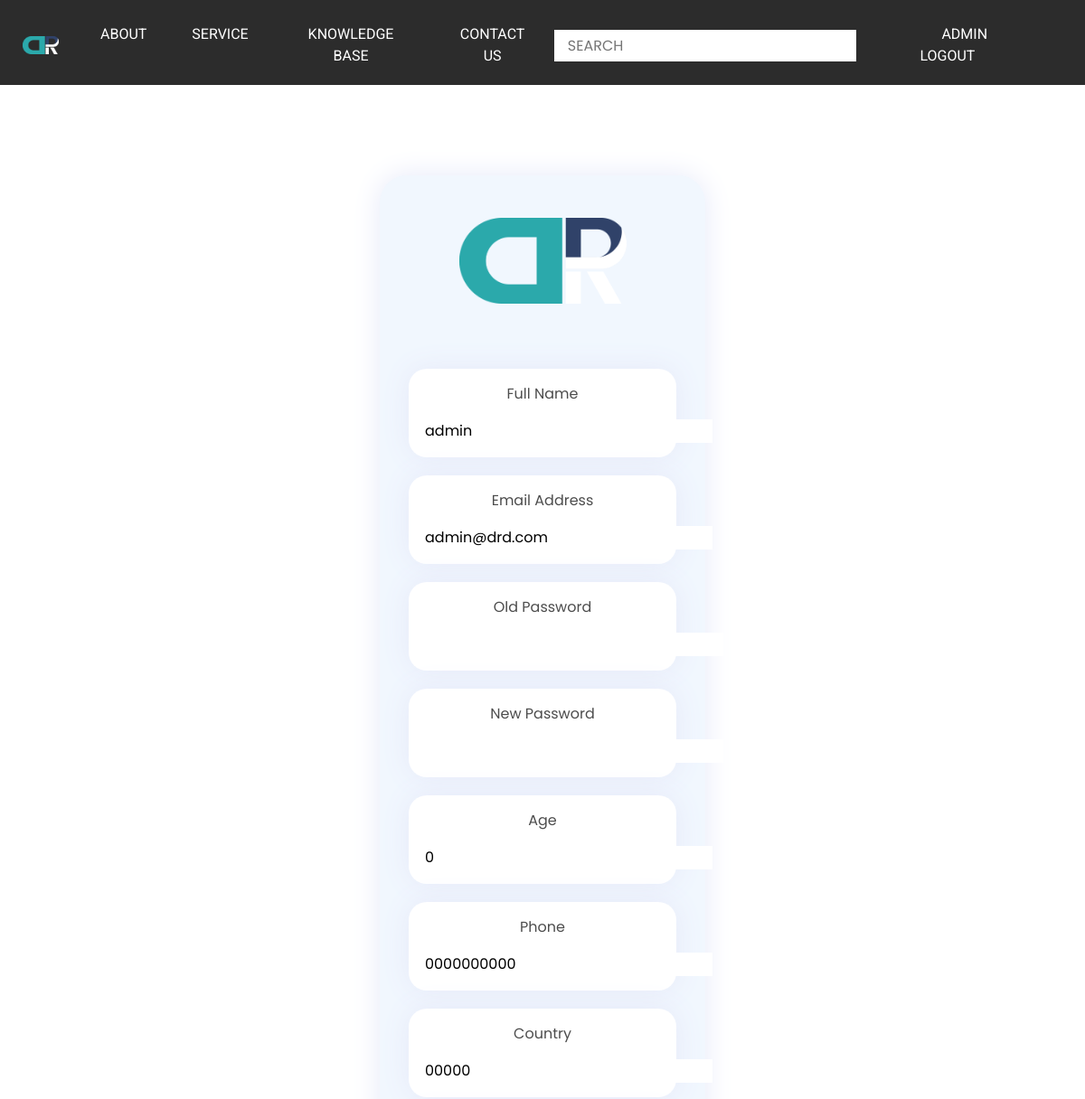
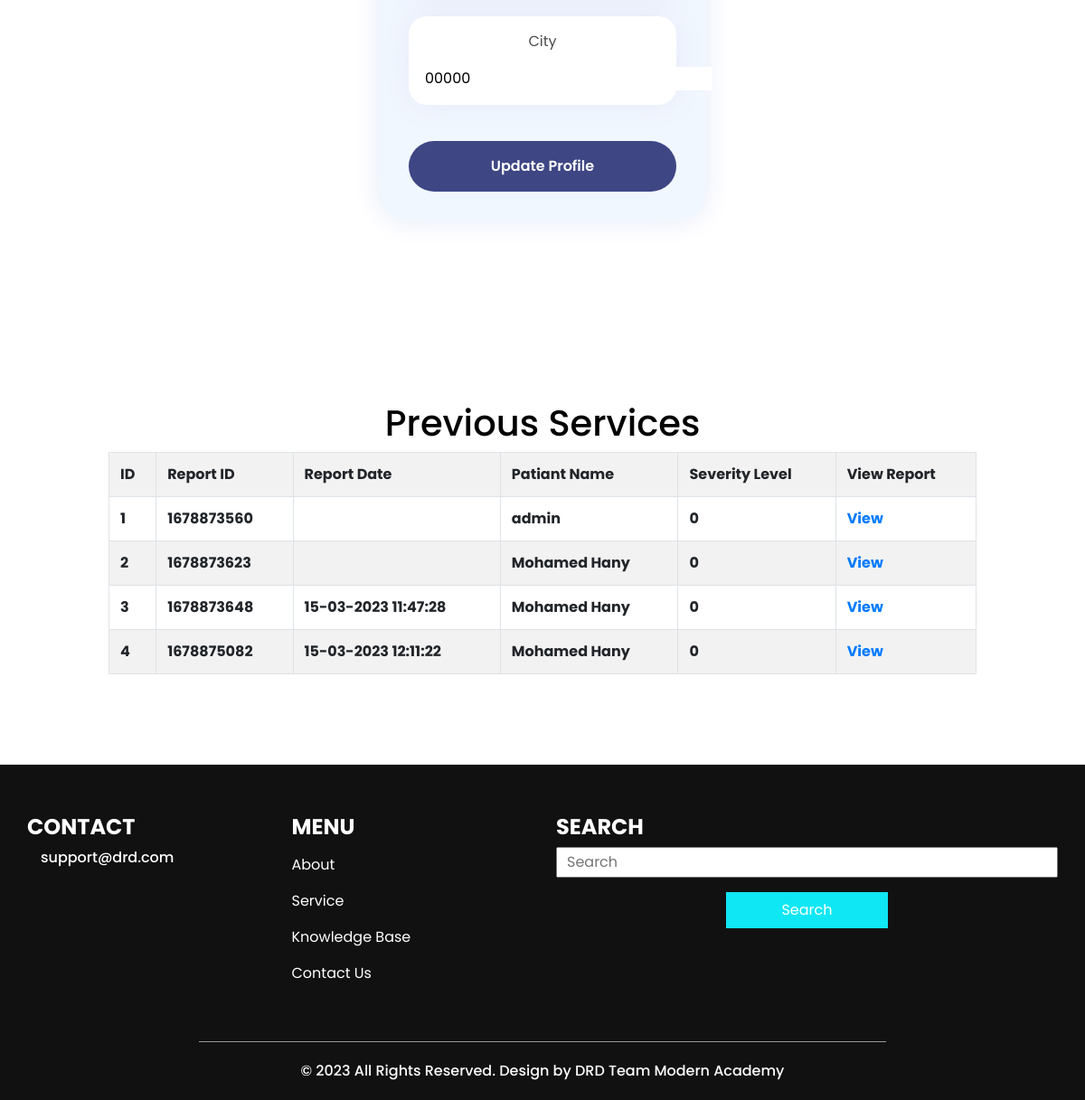
The app's page /profile.php (signed in) with its own data (2 pictures, top to bottom).
### tables this page shows
CREATE TABLE `users` (
  `id` int(11) NOT NULL,
  `name` varchar(500) NOT NULL,
  `email` varchar(256) NOT NULL,
  `password` varchar(100) NOT NULL,
  `age` int(11) NOT NULL,
  `phone` varchar(20) NOT NULL,
  `country` varchar(50) NOT NULL,
  `city` varchar(100) NOT NULL
);

CREATE TABLE `services` (
  `id` int(11) NOT NULL,
  `report_id` int(11) NOT NULL,
  `user_id` int(11) NOT NULL,
  `datetime` varchar(50) NOT NULL,
  `image` varchar(500) NOT NULL,
  `level` int(11) NOT NULL
);

### database/connection.php (called while the page is built, shortened)
<?php
class db
{
    public $host = "localhost";
    public $user = "root";
    public $password = "";
    public $database = "drd";
    public $connection;
    public function __construct() {
        $this->connection = new mysqli($this->host, $this->user, $this->password, $this->database);
        $this->connection->set_charset("utf8");
    }
    private function getNextRow ($query_result)
    {
        $result = array();
        while ($row = $query_result->fetch_assoc())
        {
            array_push($result, $row);
        }
        return $result;
    }
    public function readTable ($table_name,$extra='',$page = -1,$key = 'id',$order='DESC')
    {
        if ($page === -1)
        {
            $sql_query = "SELECT * FROM {$table_name} ".$extra;
        }
        else
        {
            $record_per_page = $this->getRecordsPerPage();
            $start_from = ($page - 1) * $record_per_page;
            $sql_query = "SELECT * FROM {$table_name} ".$extra." ORDER BY {$key} {$order} LIMIT $start_from, $record_per_page ";
        }
        $this->connection->set_charset("utf8");
        $result =  $this->connection->query($sql_query);
        return $this->getNextRow($result);
    }
}

### profile.php (the view, shortened to what this page needs)
<?php
require_once ('functions.php');
$user = getLogginInUser();
?>
<!DOCTYPE html>
<html>
<?php showHead(); ?>
    <?php showHeader(); ?>
<section class="about_section layout_padding">
  <center>
<div class="screen-1">
  <center><img src="images/project logo.png" style="width:185px; margin:15px; margin-bottom:40px;"/></center>
  <form method="POST">
    <div class="text">
      <label for="fullname">Full Name</label>
      <div class="sec-2">
        <input required class="fullname" type="text" name="fullname" value="<?php echo $user['name'];?>"/>
      </div>
    </div>
    <div class="email">
      <label for="email">Email Address</label>
      <div class="sec-2">
        <input required readonly type="email" name="email" value="<?php echo $user['email'];?>"/>
      </div>
    </div>
    <div class="password">
      <label for="password">Old Password</label>
      <div class="sec-2">
        <input required class="pas" type="password" name="password" value="<?php echo '';?>"/>
      </div>
    </div>
    <div class="password">
      <label for="password">New Password</label>
      <div class="sec-2">
        <input required class="pas" type="password" name="newpassword" value="<?php echo '';?>"/>
      </div>
    </div>
    <div class="text">
      <label for="age">Age</label>
      <div class="sec-2">
        <input required class="fullname" type="number" name="age" value="<?php echo $user['age'];?>"/>
      </div>
    </div>
    <div class="text">
      <label for="phone">Phone</label>
      <div class="sec-2">
        <input required class="fullname" type="text" name="phone" value="<?php echo $user['phone'];?>"/>
      </div>
    </div>
    <div class="text">
      <label for="country">Country</label>
      <div class="sec-2">
        <input required class="fullname" type="text" name="country" value="<?php echo $user['country'];?>"/>
      </div>
    </div>
    <div class="text">
      <label for="city">City</label>
      <div class="sec-2">
        <input required class="fullname" type="text" name="city" value="<?php echo $user['city'];?>"/>
      </div>
    </div>
    <button class="login" name="update">Update Profile </button>
  </form>
</div>
</center>
</section>
<section class="about_section layout_padding">
<center>
  <h1>Previous Services</h1>
  <table style="width: 80%; max-width:80%; margin: auto;" class="table table-bordered table-hover table-striped">
    <tr>
        <th>ID</th>
        <th>Report ID</th>
        <th>Report Date</th>
        <th>Patiant Name</th>
        <th>Severity Level</th>
        <th>View Report</th>
    </tr>
    <?php
    if ($user["id"] == 1)
    {
      $reports = $GLOBALS['db']->readTable("services");
    }
    else
    {
      $reports = $GLOBALS['db']->readTable("services","WHERE user_id='{$user["id"]}'");
    }
      for ($i=0; $i<count($reports); $i++)
      {
        $reportuser = $GLOBALS['db']->readTable("users","WHERE id = '{$reports[$i]["user_id"]}'")[0];
        echo '<tr>
            <th>'.($i+1).'</th>
            <th>'.$reports[$i]["report_id"].'</th>
            <th>'.$reports[$i]["datetime"].'</th>
            <th>'.$reportuser["name"].'</th>
            <th>'.$reports[$i]["level"].'</th>
            <th><a href="report.php?report_id='.$reports[$i]["report_id"].'" target="_blank">View</a></th>
        </tr>
    ';
      }
    ?>
</table>
</center>
</section>
    <?php showFooter(); ?>

### functions.php (shortened to what this page needs)
<?php
require_once("database/connection.php");
function isUserLoggedIn ()
{
  $user = getLogginInUser();
  if ($user == null) {return false;}
  else {return true;}
}
function getLogginInUser ()
{
  $email = $_SESSION['email'];
  $password = $_SESSION['password'];
  $user = $GLOBALS["db"]->readTable("users","WHERE email='{$email}' AND password='{$password}'");
  if (count($user) == 1) {return $user[0];}
  else {return null;}
}
function showHead()
{
    echo '<head>
    <meta charset="utf-8" />
    <meta http-equiv="X-UA-Compatible" content="IE=edge" />
    <meta name="viewport" content="width=device-width, initial-scale=1, shrink-to-fit=no" />
    <meta name="keywords" content="DRD Diabetic Diagnoze Retnia " />
    <meta name="description" content="" />
    <meta name="author" content="" />
    <title>DRD</title>
    <link rel="stylesheet" type="text/css"
      href="https://cdnjs.cloudflare.com/ajax/libs/OwlCarousel2/2.1.3/assets/owl.carousel.min.css" />
    <link rel="stylesheet" href="https://cdnjs.cloudflare.com/ajax/libs/font-awesome/4.7.0/css/font-awesome.min.css">
    <link rel="stylesheet" type="text/css" href="css/bootstrap.css" />
    <link href="https://fonts.googleapis.com/css?family=Poppins:400,600,700|Roboto:400,700&display=swap" rel="stylesheet">
    <link rel="preconnect" href="https://fonts.gstatic.com" crossorigin>
    <link href="https://fonts.googleapis.com/css2?family=Zeyada&display=swap" rel="stylesheet">
    <link href="css/style.css" rel="stylesheet" />
    <link href="css/responsive.css" rel="stylesheet" />
    <link href="css/login.css" rel="stylesheet" />
  </head>';
}
function showHeader ()
{
    echo '
    <header class="header_section" style="">
      <div class="container-fluid">
        <nav class="navbar navbar-expand-lg custom_nav-container pt-3">
          <a class="navbar-brand" href="index.php">
            <img src="images/project logo.png" alt="">
            <!-- <span>
              DRD
            </span> -->
          </a>
          <button class="navbar-toggler" type="button" data-toggle="collapse" data-target="#navbarSupportedContent"
            aria-controls="navbarSupportedContent" aria-expanded="false" aria-label="Toggle navigation">
            <span class="navbar-toggler-icon"></span>
          </button>
          <div class="collapse navbar-collapse" id="navbarSupportedContent">
            <div class="d-flex  flex-column flex-lg-row align-items-center w-100 justify-content-between">
              <ul class="navbar-nav  ">
                <li class="nav-item">
                  <a class="nav-link" href="about.php"> About </a>
                </li>
                <li class="nav-item">
                  <a class="nav-link" href="service.php"> Service </a>
                </li>
                <li class="nav-item">
                  <a class="nav-link" href="knowledge.php"> Knowledge Base </a>
                </li>
                <li class="nav-item">
                  <a class="nav-link" href="contact.php">Contact us</a>
                </li>
              </ul>
              <form class="form-inline " action="search.php">
                <input type="search" placeholder="Search" name="searchtext">
                <button class="btn  my-2 my-sm-0 nav_search-btn" type="submit" name="search"></button>
              </form>
              <div class="login_btn-contanier ml-0 ml-lg-5">';
              if (isUserLoggedIn())
              {
                $user = getLogginInUser();
                $name = explode(" ",$user["name"])[0];
                echo '<a href="profile.php">
                  <img src="images/user.png" alt="">
                  <span>
                    '.$name.'
                  </span>
                </a>';
                echo '<a href="logout.php">
                  <img src="images/user.png" alt="">
                  <span>Logout</span>
                </a>';
              }
              echo '</div>
            </div>
          </div>
        </nav>
      </div>
    </header>
    ';
}
function showFooter ()
{
    echo '
    <section class="info_section layout_padding2">
      <div class="container">
        <div class="row">
          <div class="col-md-3">
            <div class="info_contact">
              <h4>
                Contact
              </h4>
              <div class="box">
                <div class="img-box">
                  <img src="images/email.png" alt="">
                </div>
                <div class="detail-box">
                  <h6>
                    support@drd.com
                  </h6>
                </div>
              </div>
            </div>
          </div>
          <div class="col-md-3">
            <div class="info_menu">
              <h4>
                Menu
              </h4>
              <ul class="navbar-nav  ">
                <li class="nav-item">
                  <a class="nav-link" href="about.php"> About </a>
                </li>
                <li class="nav-item">
                  <a class="nav-link" href="service.php"> Service </a>
                </li>
                <li class="nav-item">
                  <a class="nav-link" href="knowledge.php"> Knowledge Base </a>
                </li>
                <li class="nav-item">
                  <a class="nav-link" href="contact.php"> Contact Us </a>
                </li>
              </ul>
            </div>
          </div>
          <div class="col-md-6">
            <div class="info_news">
              <h4>
                Search
              </h4>
              <form action="search.php">
                <input type="text" placeholder="Search" name="searchtext">
                <div class="d-flex justify-content-center justify-content-end mt-3">
                  <button name="search">
                    Search
                  </button>
                </div>
              </form>
            </div>
          </div>
        </div>
      </div>
    </section>
    <section class="container-fluid footer_section">
      <p>
        &copy; 2023 All Rights Reserved. Design by
        <a target="_blank" href="https://www.modern-academy.edu.eg">DRD Team Modern Academy</a>
      </p>
    </section>
    ';
}

### css/style.css (style rules this page uses)
.layout_padding { padding: 100px 0; }
.layout_padding2 { padding: 55px 0; }
.header_section .container-fluid { background-color: #2c2c2c; }
.header_section .container-fluid { padding-right: 25px; padding-left: 25px; }
.custom_nav-container.navbar-expand-lg .navbar-nav .nav-link { padding: 10px 25px; color: #ffffff; text-align: center; text-transform: uppercase; font-family: 'Roboto', sans-serif; }
a, a:hover, a:focus { text-decoration: none; }
.btn, .btn:focus { outline: none !important; -webkit-box-shadow: none; box-shadow: none; }
.navbar-brand, .navbar-brand:hover { text-transform: uppercase; font-weight: bold; font-size: 24px; color: #fafcfd; }
.custom_nav-container .nav_search-btn { background-image: url(../images/search-icon.png); background-size: 18px; background-repeat: no-repeat; background-position: center; width: 35px; height: 35px; padding: 0; border: none; border-radius: 0; }
.login_btn-contanier a { text-transform: uppercase; color: #ffffff; -webkit-box-align: center; -ms-flex-align: center; align-items: center; font-family: 'Roboto', sans-serif; }
.navbar-brand { display: -webkit-box; display: -ms-flexbox; display: flex; -webkit-box-align: center; -ms-flex-align: center; align-items: center; }
.navbar-brand img { width: 40px; margin-right: 5px; }
.custom_nav-container { z-index: 99999; padding: 10px 0; }
.custom_nav-container .form-inline { -webkit-box-flex: 1; -ms-flex-positive: 1; flex-grow: 1; -ms-flex-wrap: nowrap; flex-wrap: nowrap; }
.custom_nav-container .form-inline input { width: 84%; border: none; outline: none; padding: 4px; padding-left: 15px; text-transform: uppercase; height: 35px; background-color: #ffffff; }
.custom_nav-container .form-inline button { background-color: #ffffff; }
.info_section { background-color: #121111; color: #ffffff; }
.info_section h4 { text-transform: uppercase; font-weight: bold; }
.info_section .info_contact .box { margin: 10px 0; display: -webkit-box; display: -ms-flexbox; display: flex; }
.info_section .info_menu .navbar-nav .nav-item .nav-link { color: #ffffff; }
.info_section .info_news form input { width: 100%; padding: 3px 10px; }
.info_section .info_news form button { display: inline-block; padding: 7px 60px; background-color: #10e7f4; border: 1px solid #10e7f4; color: #ffffff; }
.footer_section { background-color: #121111; font-weight: 500; }
.footer_section p { color: #fbfcfd; margin: 0; text-align: center; padding: 20px; border-top: 1px solid #9b9b9b; width: 65%; margin: 0 auto; }
.footer_section a { color: #fbfcfd; }

### css/responsive.css (style rules this page uses)
@media (min-width: 1200px) { .container { max-width: 1170px; } }

### records on screen
users: name "ADMIN", fullname "admin", email "admin@drd.com", age "0", phone "0000000000", country "00000", city "00000"
services: report "1678873560", user.name "admin", level "0"
services: report "1678873623", user.name "Mohamed Hany", level "0"
services: report "1678873648", datetime "15-03-2023 11:47:28", user.name "Mohamed Hany", level "0"
services: report "1678875082", datetime "15-03-2023 12:11:22", user.name "Mohamed Hany", level "0"
